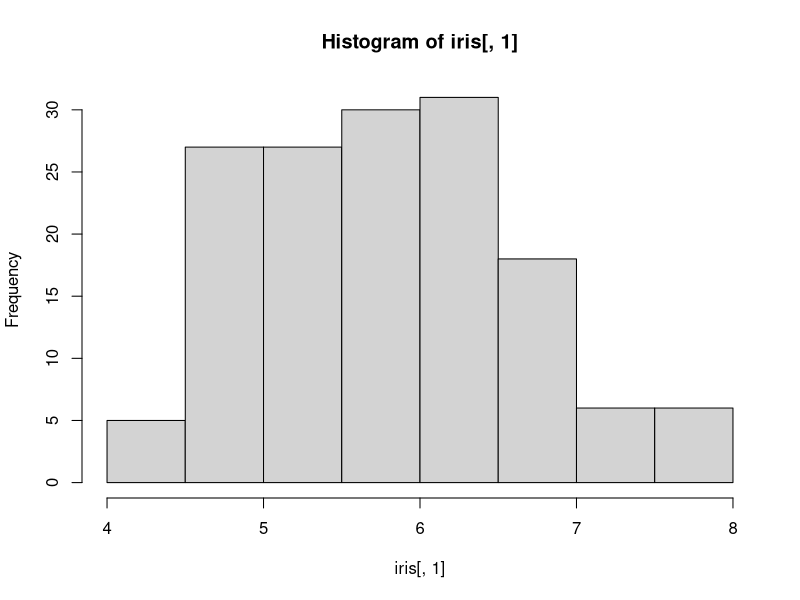
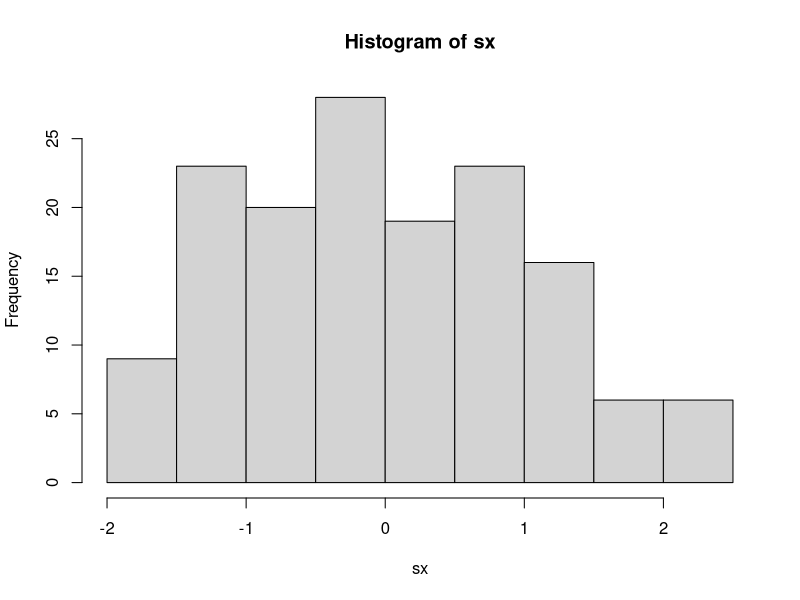
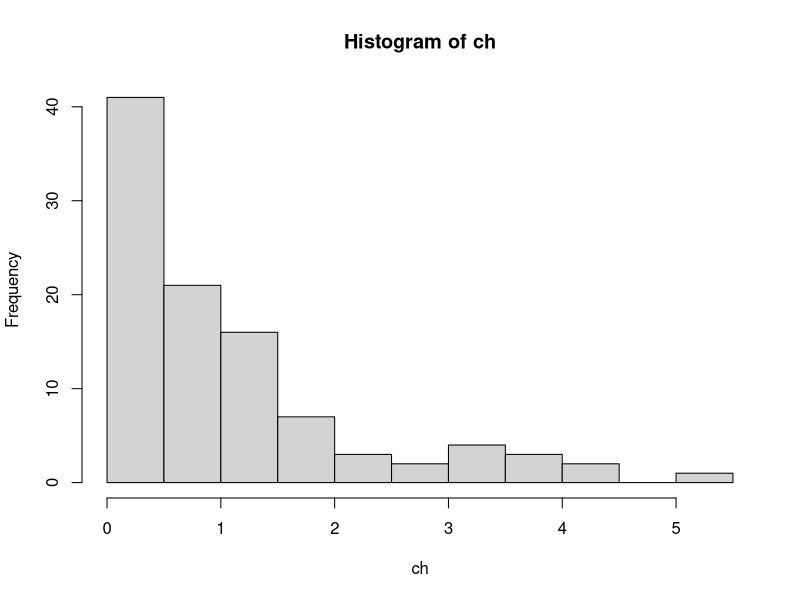
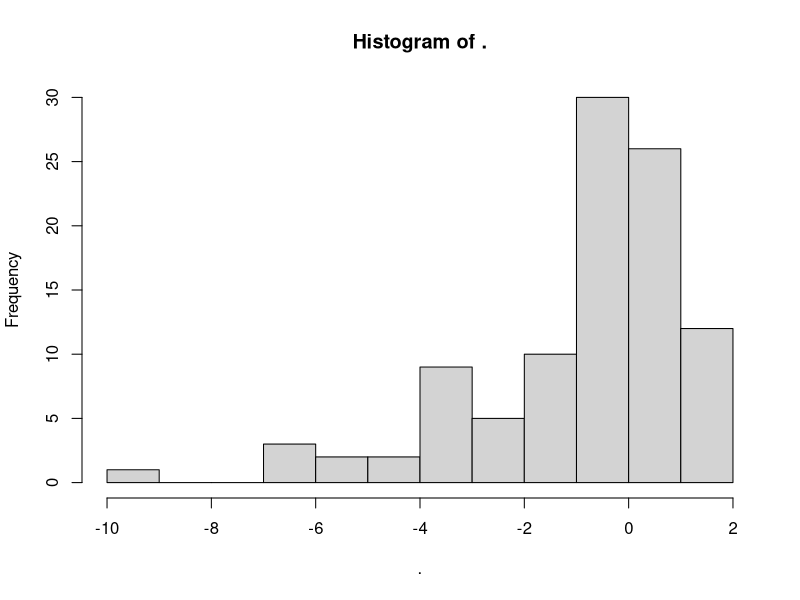
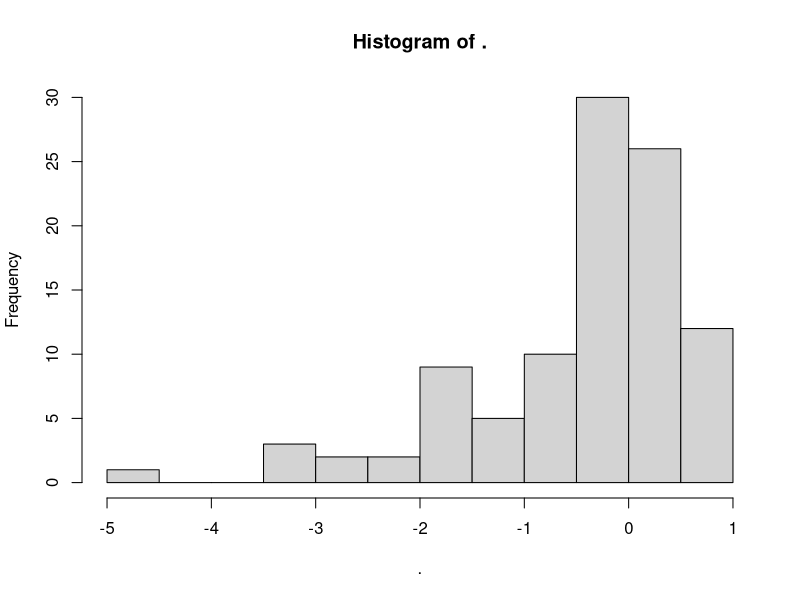
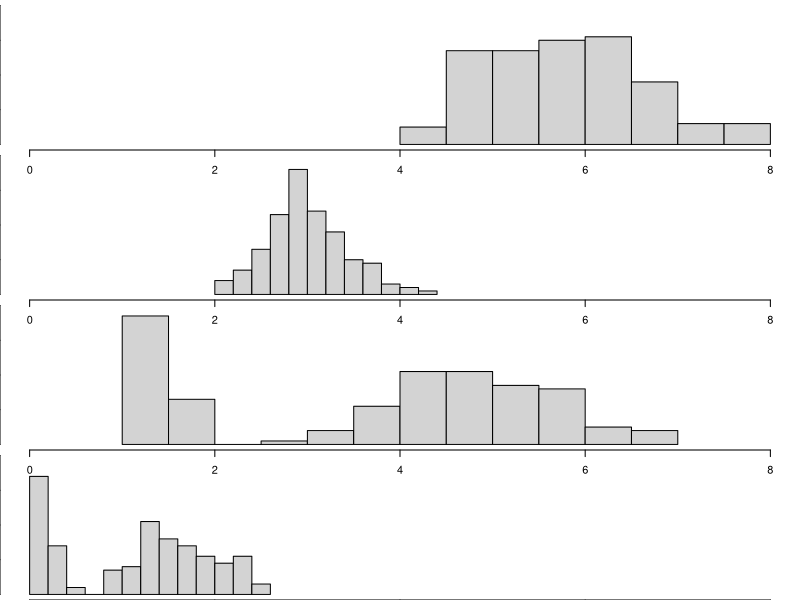
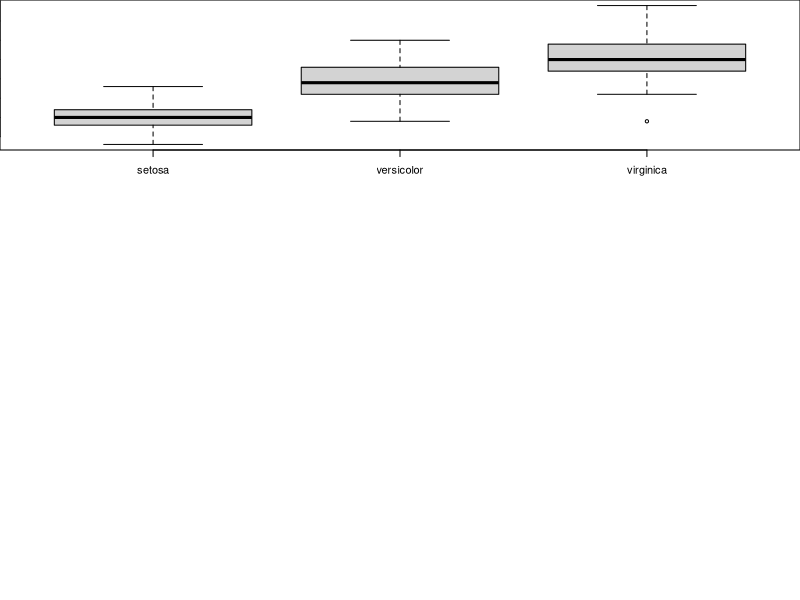

Reproduce these figures in R, in order. (Note: this script raises an error after producing the figures.)
## ---- chunk 1
library(magrittr)
hist(iris[,1])
x=iris[,1]
sx=(x-mean(x))/sd(x)
hist(sx)
ch=rchisq(100,1)
hist(ch)
ch %>% log %>% hist 
ch %>% sqrt %>% log %>% hist
par(mfrow=c(4,1),mai=c(0,0,0,0))
for (i in 1:4){
  hist(iris[,i],xlim=c(0,8),ylim=c(0,40),main="")
}

y=1:10
y %>% -mean(y) %>% divide_by(y %>% sd) 

y %>% '/'(3)
library(plyr)
boxplot(iris[,1]~iris[,5])
hh=split(iris,f = iris[,5])
attributes(hh)
laply(hh, hist())
is(hh)
hh[2]
char
